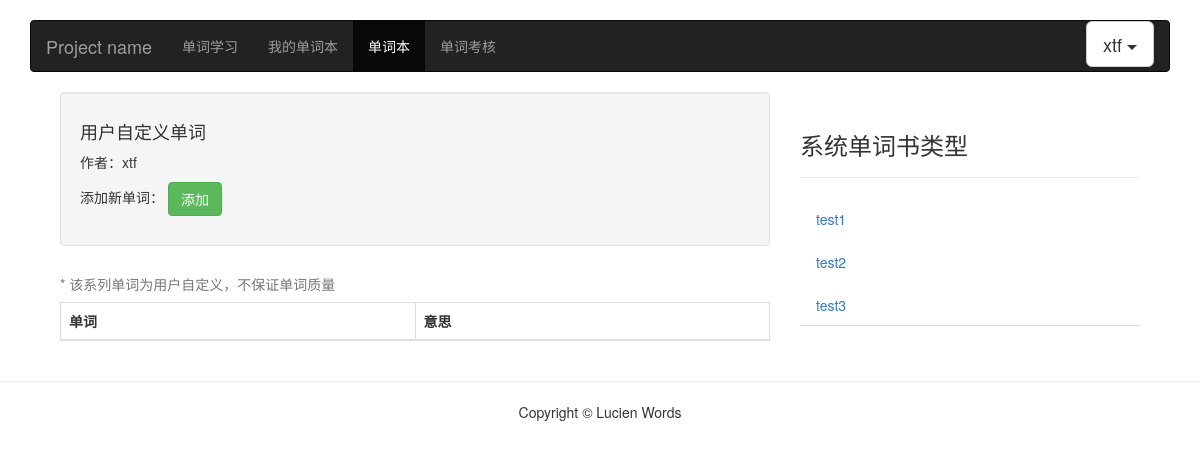
Page /account/learn/mywords/ (signed in) on the earlier database version.
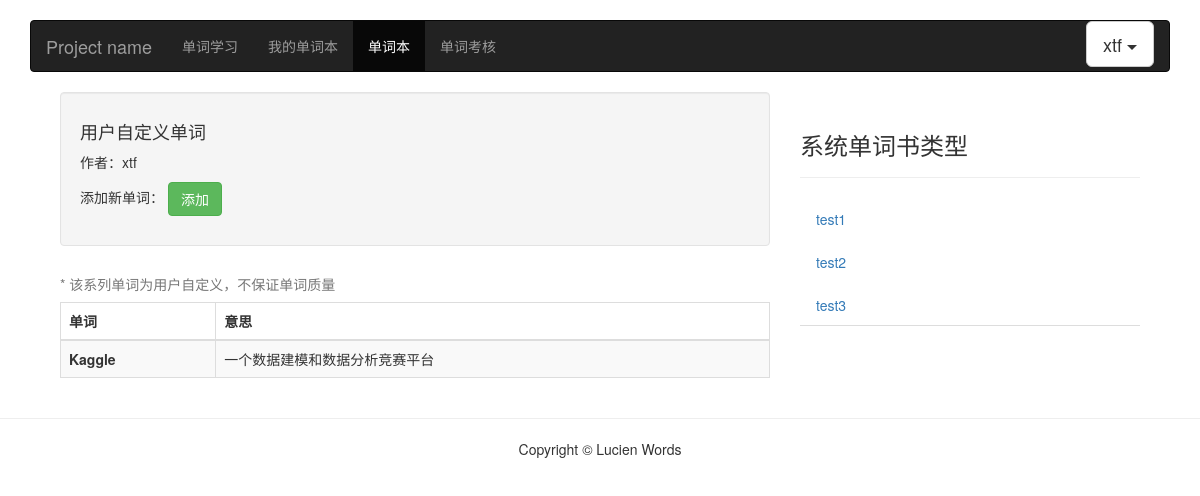
Same page on the later database version.
### learn/models.py (models this page shows, shortened)
class Word(models.Model):
    spelling = models.CharField(blank=False, max_length=100, verbose_name = u"拼写")
    meaning = models.CharField(blank=False, max_length=300, verbose_name=u"解释")
    mp3_url = models.URLField(blank=True, verbose_name="mp3")
    class Meta:
        verbose_name = u"单词"
        verbose_name_plural = verbose_name

### learn/views.py (the view)
# urls.py: path('mywords/', views.mywords, name='mywords'),
@login_required
def mywords(request):
    ctx = {}
    user = request.user
    ctx['username'] = user.username
    uds = UserDefWords.objects.filter(user=user)
    words_list = []
    for ud in uds:
        word_info = {}
        word_info['spelling'] = ud.word.spelling
        word_info['mean'] = ud.word.meaning
        words_list.append(word_info)
    ctx['all_words'] = words_list
    ctx['wordbook_info'] = get_all_books()
    return render(request, "mywords.html", ctx)

### learn/views.py (called while the page is built)
def get_all_books():
    all_wordbooks = WordBook.objects.all()
    wordbook_info = []
    for wordbook in all_wordbooks:
        info = {}
        info['title'] = wordbook.title
        info['description'] = wordbook.description
        info['uploaded_user'] = wordbook.uploaded_user.username
        info['word_num'] = wordbook.word_num
        info['wordbook_id'] = wordbook.id
        wordbook_info.append(info)
    return wordbook_info

### learn/templates/mywords.html (shortened to what this page needs)
<!DOCTYPE html>
{% load static %}
<html lang="zh-CN">
  <head>
    <link href="https://cdn.bootcss.com/bootstrap/3.3.7/css/bootstrap.min.css" rel="stylesheet">
    <link href="{% static 'css/font-awesome.min.css' %}" rel="stylesheet">
    <link href="{% static 'css/ie10-viewport-bug-workaround.css'%}" rel="stylesheet">
    <link href="{% static 'css/navbar.css'%}" rel="stylesheet">
    <link rel="stylesheet" type="text/css" href="{% static 'css/wordbook.css'%}">
  </head>
  <body>
    <div class="container">
      <nav class="navbar navbar-inverse">
        <div class="container-fluid">
          <div class="navbar-header">
            <a class="navbar-brand" href="#">Project name</a>
          </div>
          <div id="navbar" class="navbar-collapse collapse">
            <ul class="nav navbar-nav">
                <li><a href="{% url 'learn:learnindex' %}">单词学习</a></li>
                <li><a href="{% url 'learn:mywordbook' %}">我的单词本</a></li>
                <li class="active"><a href="{% url 'learn:wordbook' %}">单词本</a></li>
                <li><a href="{% url 'learn:voctest' %}">单词考核</a></li>
            </ul>
            <ul class="nav navbar-nav navbar-right">
              <div class="btn-group">
              <button type="button" class="btn btn-default btn-lg dropdown-toggle" data-toggle="dropdown" aria-haspopup="true" aria-expanded="false">
                {{username}} <span class="caret"></span>
              </button>
            </div>
            </ul>
          </div>
        </div>
      </nav>
      <div class="container-fluid">
        <div class="row-fluid">
          <div class="col-md-8 col-sm-8">
                <div class="well">
                  <div class="row">
                    <div class="col-md-6">
                      <h4>
                        用户自定义单词
                      </h4>
                      <p>作者：{{username}}</p>
                    </div>
                  </div>
                  <div class="wordbook-contains-this-wordlist">
                    <p>
                        添加新单词：
                        <a class="btn btn-success btn-mini" href="#"  data-toggle="modal" data-target="#exampleModal" data-whatever="NewWord">添加</a>
                    </p>
                  </div>
                </div>
                <table class="table table-bordered table-striped">
                    <caption>* 该系列单词为用户自定义，不保证单词质量</caption>
                    <thead>
                        <tr>
                          <th>单词</th>
                          <th>意思</th>
                        </tr>
                      </thead>
                      <tbody>
                      {% for word in all_words %}
                        <tr>
                          <td><strong>{{word.spelling}}</strong></td>
                          <td>{{word.mean}}</td>
                        </tr>
                      {% endfor %}
                      </tbody>
                </table>
          </div>
          <div class="col-md-4 col-sm-4">
            <div class="page-header">
                    <h3>系统单词书类型</h3>
            </div>
            <ul class="nav nav-tabs nav-stacked">
                {% for book in wordbook_info %}
                    <li data="10"><a href="{% url 'learn:wordbookunit' %}?id={{book.wordbook_id}}">{{book.title}}</a></li>
                {% endfor %}
            </ul>
          </div>
        </div>
      </div>
    </div>
    <hr>
    <footer>
        <div class="row">
            <div class="col-lg-12">
                <p class="text-center">Copyright &copy; Lucien Words</p>
            </div>
        </div>
    </footer>
  </body>
</html>

Differences in the rows shown:
added Word: spelling "Kaggle", mean "一个数据建模和数据分析竞赛平台"
